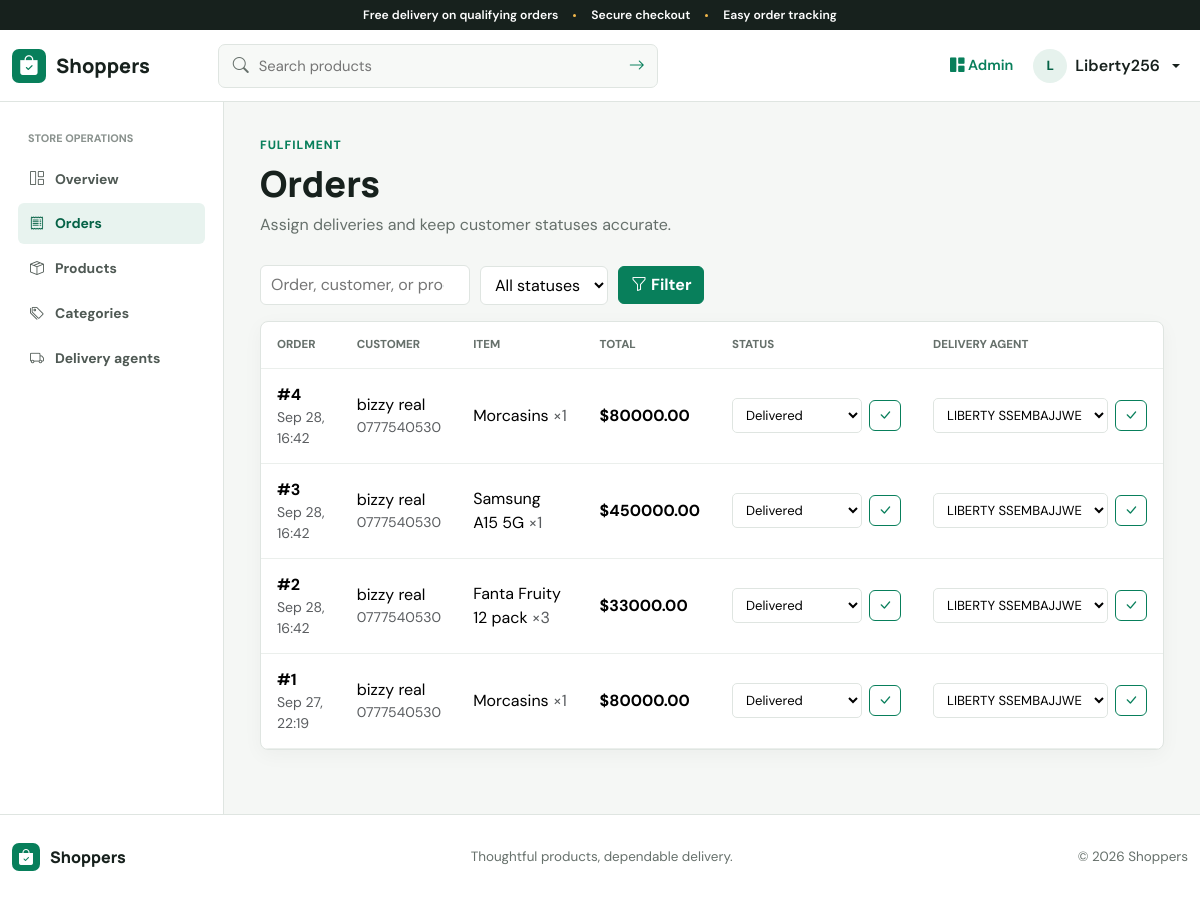
Screenshot of /dashboard/orders/ (signed in) with the database file from the repository.
### clients/models.py (models this page shows, shortened)
class Order(models.Model):
    STATE_CHOICES = ['Delivered', 'Pending', 'Returned', 'Cancelled', 'Processing', 'In transit']
    user = models.ForeignKey(User, on_delete=models.CASCADE)
    assigned_agent = models.ForeignKey(
        DeliveryAgent,
        on_delete=models.SET_NULL,
        null=True,
        blank=True,
        related_name='orders',
    )
    product_name = models.CharField(max_length=100)
    quantity = models.PositiveIntegerField()
    state = models.CharField(max_length=20, choices=[(c, c) for c in STATE_CHOICES], default='Pending')
    total_price = models.DecimalField(max_digits=10, decimal_places=2)
    customer_name = models.CharField(max_length=150, blank=True)
    phone = models.CharField(max_length=20, blank=True)
    address = models.TextField(blank=True)
    payment_method = models.CharField(max_length=20, default='cash')
    order_date = models.DateTimeField(auto_now_add=True)
    updated_at = models.DateTimeField(default=timezone.now)
    class Meta:
        ordering = ['-order_date']

class DeliveryAgent(models.Model):
    user = models.OneToOneField(User, on_delete=models.CASCADE, related_name='delivery_agent')
    phone = models.CharField(max_length=20)
    vehicle_number = models.CharField(max_length=30, blank=True)
    is_active = models.BooleanField(default=True)
    created_by = models.ForeignKey(
        User,
        on_delete=models.SET_NULL,
        null=True,
        blank=True,
        related_name='created_delivery_agents',
    )
    created_at = models.DateTimeField(auto_now_add=True)
    class Meta:
        ordering = ['user__first_name', 'user__username']
    def __str__(self):
        return self.user.get_full_name() or self.user.username

### admin/views.py (the view, shortened to what this page needs)
# urls.py: path('orders/', views.manage_orders, name='manage_orders'),
@superuser_required
def manage_orders(request):
    orders = Order.objects.select_related('user', 'assigned_agent__user')
    query = request.GET.get('q', '').strip()
    state = request.GET.get('state', '').strip()
    if state in Order.STATE_CHOICES:
        orders = orders.filter(state=state)
    context = {
        'orders': orders,
        'agents': DeliveryAgent.objects.filter(is_active=True).select_related('user'),
        'states': Order.STATE_CHOICES,
        'query': query,
        'selected_state': state,
    }
    return render(request, 'admin_panel/orders.html', context)

### shopper/context_processors.py (called while the page is built)
def cart_count(request):
    if request.user.is_authenticated:
        return {'cart_count': CartItem.objects.filter(user=request.user).count()}
    return {'cart_count': 0}

### templates/admin_panel/orders.html (shortened to what this page needs)
{% extends 'admin_panel/base.html' %}
{% block admin_content %}
<div class="page-heading"><div><p class="eyebrow">Fulfilment</p><h1 class="page-title">Orders</h1><p class="page-subtitle">Assign deliveries and keep customer statuses accurate.</p></div></div>
<form class="filters mb-3" method="get"><input type="search" name="q" value="{{ query }}" placeholder="Order, customer, or product"><select name="state"><option value="">All statuses</option></select><button class="btn btn-primary" type="submit"><i class="bi bi-funnel me-1"></i>Filter</button></form>
<div class="panel"><div class="table-responsive"><table class="table"><thead><tr><th>Order</th><th>Customer</th><th>Item</th><th>Total</th><th>Status</th><th>Delivery agent</th></tr></thead><tbody>
{% for order in orders %}<tr><td><strong>#{{ order.id }}</strong><div class="text-muted small">{{ order.order_date|date:"M j, H:i" }}</div></td><td>{{ order.customer_name|default:order.user.username }}<div class="text-muted small">{{ order.phone }}</div></td><td>{{ order.product_name }} <span class="text-muted">×{{ order.quantity }}</span></td><td><strong>${{ order.total_price }}</strong></td><td><form method="post" action="{% url 'update_order_status' order.id %}" class="row-actions">{% csrf_token %}<select name="state" aria-label="Order status">{% for state in states %}<option value="{{ state }}" {% if order.state == state %}selected{% endif %}>{{ state }}</option>{% endfor %}</select><button class="btn btn-sm btn-outline-primary" title="Save status" aria-label="Save status"><i class="bi bi-check-lg"></i></button></form></td><td><form method="post" action="{% url 'assign_order' order.id %}" class="row-actions">{% csrf_token %}<select name="agent" aria-label="Delivery agent"><option value="">Unassigned</option>{% for agent in agents %}<option value="{{ agent.id }}" {% if order.assigned_agent_id == agent.id %}selected{% endif %}>{{ agent }}</option>{% endfor %}</select><button class="btn btn-sm btn-outline-primary" title="Save assignment" aria-label="Save assignment"><i class="bi bi-check-lg"></i></button></form></td></tr>
{% empty %}<tr><td colspan="6" class="text-center text-muted py-5">No orders match this view.</td></tr>{% endfor %}
</tbody></table></div></div>
{% endblock %}

### templates/base.html (shortened to what this page needs)
{% load static %}
<!DOCTYPE html>
<html lang="en">
<head>
    <link href="https://cdn.jsdelivr.net/npm/bootstrap@5.3.3/dist/css/bootstrap.min.css" rel="stylesheet">
    <link href="https://cdn.jsdelivr.net/npm/bootstrap-icons@1.11.3/font/bootstrap-icons.css" rel="stylesheet">
    <link href="{% static 'css/app.css' %}" rel="stylesheet">
</head>
<body>
<div class="announcement">Free delivery on qualifying orders <span></span> Secure checkout <span></span> Easy order tracking</div>
<nav class="navbar navbar-expand-lg navbar-light app-navbar sticky-top">
    <div class="container">
        <a class="navbar-brand" href="{% url 'home' %}" aria-label="Shoppers home">
            <span class="brand-mark"><i class="bi bi-bag-check-fill"></i></span>
            <span>Shoppers</span>
        </a>
        <div class="collapse navbar-collapse" id="navMenu">
            <form class="nav-search" method="get" action="{% url 'search' %}" role="search">
                <i class="bi bi-search"></i>
                <input type="search" name="q" placeholder="Search products" value="{{ request.GET.q }}" aria-label="Search products">
                <button type="submit" aria-label="Submit search"><i class="bi bi-arrow-right"></i></button>
            </form>
            <ul class="navbar-nav ms-auto align-items-lg-center gap-lg-1">
                {% if request.user.is_authenticated %}
                    {% if request.user.is_superuser %}
                    <li class="nav-item"><a class="nav-link workspace-link" href="{% url 'dashboard' %}"><i class="bi bi-grid-1x2-fill"></i> Admin</a></li>
                    {% elif request.user.delivery_agent %}
                    <li class="nav-item"><a class="nav-link workspace-link" href="{% url 'agent_dashboard' %}"><i class="bi bi-truck"></i> Deliveries</a></li>
                    {% else %}
                    <li class="nav-item"><a class="nav-link" href="{% url 'orders' %}">Orders</a></li>
                    <li class="nav-item"><a class="icon-link" href="{% url 'cart' %}" aria-label="Shopping cart"><i class="bi bi-bag"></i>{% if cart_count %}<span class="cart-count">{{ cart_count }}</span>{% endif %}</a></li>
                    {% endif %}
                    <li class="nav-item dropdown">
                        <button class="account-button dropdown-toggle" data-bs-toggle="dropdown" aria-expanded="false">
                            <span class="avatar">{{ request.user.username|first|upper }}</span>
                            <span class="account-name">{{ request.user.first_name|default:request.user.username }}</span>
                        </button>
                    </li>
                {% else %}
                    <li class="nav-item"><a class="nav-link" href="{% url 'login' %}">Sign in</a></li>
                    <li class="nav-item"><a class="btn btn-brand btn-sm" href="{% url 'register' %}">Create account</a></li>
                {% endif %}
            </ul>
        </div>
    </div>
</nav>
<main>{% block content %}{% endblock %}</main>
<footer class="site-footer">
    <div class="container footer-inner">
        <a class="navbar-brand footer-brand" href="{% url 'home' %}"><span class="brand-mark"><i class="bi bi-bag-check-fill"></i></span><span>Shoppers</span></a>
        <p>Thoughtful products, dependable delivery.</p>
        <p>&copy; {% now "Y" %} Shoppers</p>
    </div>
</footer>
</body>
</html>

### static/css/app.css (style rules this page uses)
:root { --ink: #17211d; --muted: #66706b; --line: #dfe5e1; --surface: #fff; --canvas: #f5f7f5; --brand: #087f5b; --brand-dark: #056246; --accent: #f2b84b; --danger: #c53b45; --info: #277da1; --radius: 8px; --shadow: 0 12px 34px rgba(23,33,29,.08); }
* { box-sizing: border-box; }
html { scroll-behavior: smooth; }
body { margin: 0; background: var(--canvas); color: var(--ink); font-family: "DM Sans", sans-serif; letter-spacing: 0; }
h1,h2,h3,h4,h5,h6,.navbar-brand { font-family: "Manrope", sans-serif; letter-spacing: 0; }
a { color: var(--brand); }
main { min-height: calc(100vh - 230px); }
.container { max-width: 1200px; }
.announcement { min-height: 30px; padding: 6px 16px; background: var(--ink); color: #fff; text-align: center; font-size: .76rem; font-weight: 600; }
.announcement span { display: inline-block; width: 3px; height: 3px; margin: 0 12px 2px; border-radius: 50%; background: var(--accent); }
.app-navbar { min-height: 72px; border-bottom: 1px solid var(--line); background: rgba(255,255,255,.96); backdrop-filter: blur(14px); }
.navbar-brand { display: inline-flex; align-items: center; gap: 10px; color: var(--ink); font-size: 1.24rem; font-weight: 800; }
.brand-mark { display: inline-grid; width: 34px; height: 34px; place-items: center; border-radius: 7px; background: var(--brand); color: #fff; }
.nav-search { display: flex; align-items: center; width: min(440px,42vw); margin-left: 52px; border: 1px solid var(--line); border-radius: 7px; background: #f7f9f7; overflow: hidden; }
.nav-search>i { margin-left: 14px; color: var(--muted); }
.nav-search input { min-width: 0; flex: 1; padding: 10px; border: 0; outline: 0; background: transparent; font-size: .92rem; }
.nav-search button { width: 40px; height: 40px; border: 0; background: transparent; color: var(--brand); }
.nav-link { color: var(--ink); font-weight: 600; font-size: .91rem; }
.workspace-link { color: var(--brand); }
.account-button { display: flex; align-items: center; gap: 8px; padding: 5px 8px; border: 0; background: transparent; color: var(--ink); font-weight: 600; }
.avatar { display: grid; width: 34px; height: 34px; place-items: center; border-radius: 50%; background: #e6f2ed; color: var(--brand-dark); font-size: .83rem; font-weight: 800; }
.btn { border-radius: 6px; font-weight: 700; }
.btn-brand,.btn-primary { border-color: var(--brand); background: var(--brand); color: #fff; }
.btn-outline-primary { border-color: var(--brand); color: var(--brand); }
.eyebrow { margin-bottom: 8px; color: var(--brand); font-size: .75rem; font-weight: 800; letter-spacing: .08em; text-transform: uppercase; }
.page-title { margin: 0; font-size: clamp(1.65rem,3vw,2.35rem); font-weight: 800; }
.page-subtitle { margin: 8px 0 0; color: var(--muted); }
.page-heading { display: flex; justify-content: space-between; gap: 24px; align-items: end; margin-bottom: 28px; }
.panel { border: 1px solid var(--line); border-radius: var(--radius); background: var(--surface); box-shadow: 0 5px 20px rgba(23,33,29,.04); }
.table { --bs-table-bg: transparent; margin: 0; color: var(--ink); }
.table>:not(caption)>*>* { padding: 14px 16px; border-bottom-color: #ebefec; vertical-align: middle; }
.table thead th { color: var(--muted); font-size: .72rem; font-weight: 800; text-transform: uppercase; }
.table-responsive { border-radius: inherit; }
.site-footer { padding: 28px 0; border-top: 1px solid var(--line); background: #fff; }
.footer-inner { display: flex; align-items: center; justify-content: space-between; gap: 20px; }
.footer-inner p { margin: 0; color: var(--muted); font-size: .84rem; }
.footer-brand { font-size: 1rem; }
.footer-brand .brand-mark { width: 28px; height: 28px; }
.filters { display: flex; flex-wrap: wrap; gap: 10px; align-items: center; }
.filters input,.filters select { min-height: 38px; border: 1px solid var(--line); border-radius: 6px; background: #fff; padding: 7px 10px; }
.row-actions { display: flex; align-items: center; gap: 7px; }
.row-actions select { min-width: 130px; padding: 7px 9px; border: 1px solid var(--line); border-radius: 5px; background: #fff; font-size: .82rem; }

### rows the page displays
Order: id "4", order_date "Sep 28, 16:42", customer_name "bizzy real", phone "0777540530", product_name "Morcasins", quantity "1", total_price "80000.00", state "Delivered", agent "LIBERTY SSEMBAJJWE"
Order: id "3", order_date "Sep 28, 16:42", customer_name "bizzy real", phone "0777540530", product_name "Samsung A15 5G", quantity "1", total_price "450000.00", state "Delivered", agent "LIBERTY SSEMBAJJWE"
Order: id "2", order_date "Sep 28, 16:42", customer_name "bizzy real", phone "0777540530", product_name "Fanta Fruity 12 pack", quantity "3", total_price "33000.00", state "Delivered", agent "LIBERTY SSEMBAJJWE"
Order: id "1", order_date "Sep 27, 22:19", customer_name "bizzy real", phone "0777540530", product_name "Morcasins", quantity "1", total_price "80000.00", state "Delivered", agent "LIBERTY SSEMBAJJWE"

### other values shown
{{ request.user.username|first|upper }} "L"
{{ request.user.first_name|default:request.user.username }} "Liberty256"
